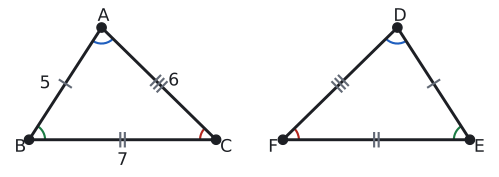

This chart was generated by the following Python code:
import sys; sys.path.insert(0, "tools")
from cizim import *

def centik(ax, P, Q, n=1, renk=SOLUK, L=0.13, ara=0.09):
    """[PQ] kenarının ortasına n çentik (eş kenar işareti)."""
    P, Q = np.asarray(P, float), np.asarray(Q, float)
    u = (Q - P) / np.linalg.norm(Q - P); v = np.array([-u[1], u[0]]); M = (P + Q) / 2
    for k in range(n):
        c = M + (k - (n - 1) / 2) * ara * u
        ax.plot(*zip(c - L * v, c + L * v), color=renk, lw=1.6)

def olc(K, P, Q):
    a, b = np.asarray(P) - K, np.asarray(Q) - K
    return round(float(np.degrees(np.arccos(np.dot(a, b) / np.linalg.norm(a) / np.linalg.norm(b)))), 3)

def uz(P, Q): return round(float(np.linalg.norm(np.asarray(P) - np.asarray(Q))), 3)

def dik(ax, K, P, Q, k=0.25, renk=YAZI):
    K = np.asarray(K, float)
    a = (np.asarray(P) - K) / np.linalg.norm(np.asarray(P) - K); b = (np.asarray(Q) - K) / np.linalg.norm(np.asarray(Q) - K)
    ax.plot(*zip(K + k * a, K + k * (a + b), K + k * b), color=renk, lw=1.3)

def yon(d): return np.array([np.cos(np.radians(d)), np.sin(np.radians(d))])

# ABC ≅ DEF: |AB| = |DE| = 5, |BC| = |EF| = 7, |AC| = |DF| = 6. DEF, ABC'nin aynadaki görüntüsü (E sağda, F solda).
B = np.array([0.0, 0.0]); C = np.array([7.0, 0.0])
ax_ = (25 - 36 + 49) / 14; A = np.array([ax_, np.sqrt(25 - ax_**2)])
def ayna(P): return np.array([16.5 - P[0], P[1]])
D, E, F = ayna(A), ayna(B), ayna(C)
print("AB", uz(A, B), "BC", uz(B, C), "AC", uz(A, C), "DE", uz(D, E), "EF", uz(E, F), "DF", uz(D, F))
print("A", olc(A, B, C), "D", olc(D, E, F), "B", olc(B, A, C), "E", olc(E, D, F))

fig, ax = sekil(6.5, 2.9)
ax.set_aspect("equal"); ax.axis("off")
for P, Q, R in ((A, B, C), (D, E, F)):
    ax.plot(*zip(P, Q, R, P), color=YAZI)
    centik(ax, P, Q, 1, L=0.25, ara=0.17); centik(ax, Q, R, 2, L=0.25, ara=0.17); centik(ax, P, R, 3, L=0.25, ara=0.17)
    aci(ax, P, Q, R, r=0.6, renk=MAVI)
    aci(ax, Q, P, R, r=0.6, renk=YESIL)
    aci(ax, R, P, Q, r=0.6, renk=KIRMIZI)
nokta(ax, *A, "A", dx=-0.15, dy=0.25); nokta(ax, *B, "B", dx=-0.55, dy=-0.45); nokta(ax, *C, "C", dx=0.15, dy=-0.45)
nokta(ax, *D, "D", dx=-0.15, dy=0.25); nokta(ax, *E, "E", dx=0.15, dy=-0.45); nokta(ax, *F, "F", dx=-0.55, dy=-0.45)
ax.text(*(A + B) / 2 + np.array([-0.55, 0.0]), "5", ha="right", va="center")
ax.text(*(A + C) / 2 + np.array([0.35, 0.1]), "6", ha="left", va="center")
ax.text(3.5, -0.45, "7", ha="center", va="top")
ax.set_xlim(-0.8, 17.3); ax.set_ylim(-1.0, A[1] + 0.7)
kaydet(fig, __file__)
